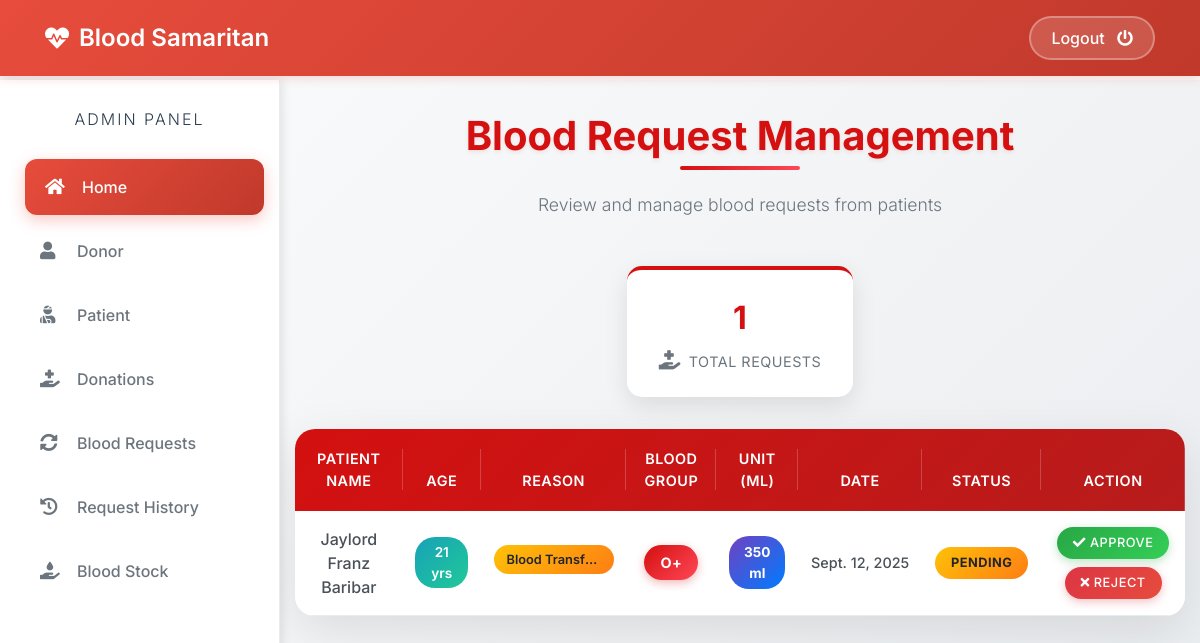
/admin-request (signed in), run on an earlier commit of the app's database.
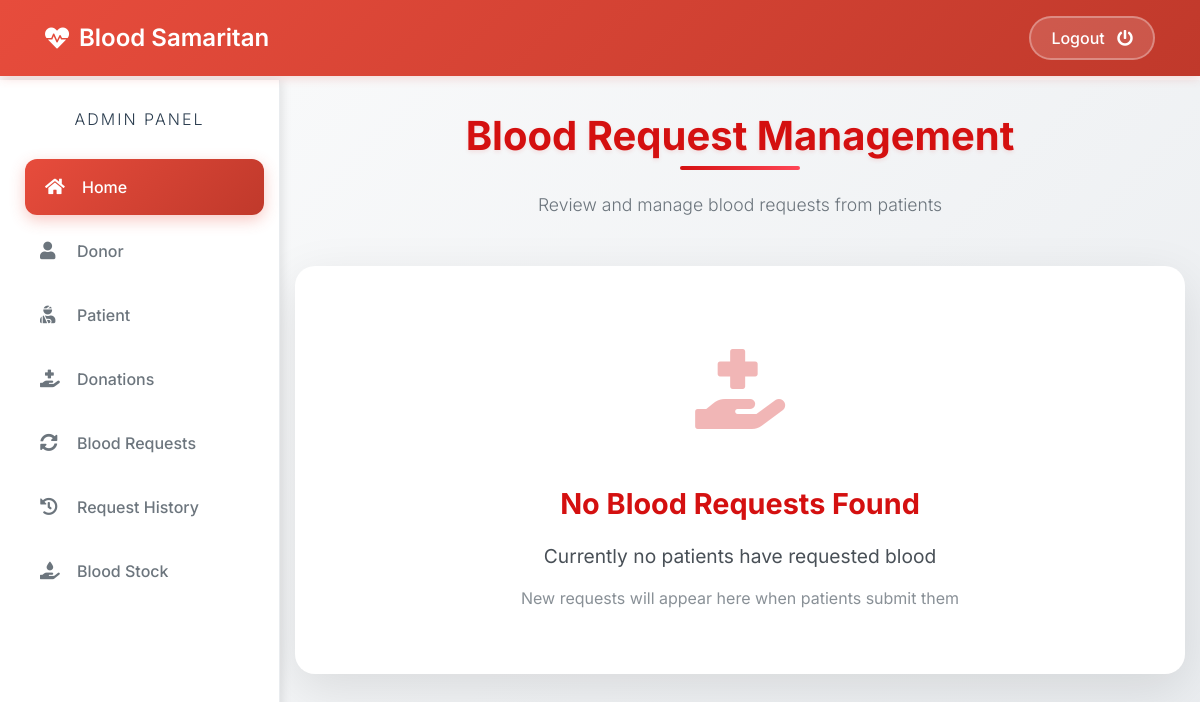
And on a later commit of the database.
### blood/models.py (models this page shows, shortened)
class BloodRequest(models.Model):
    request_by_patient=models.ForeignKey(pmodels.Patient,null=True,on_delete=models.CASCADE)
    request_by_donor=models.ForeignKey(dmodels.Donor,null=True,on_delete=models.CASCADE)
    patient_name=models.CharField(max_length=30)
    patient_age=models.PositiveIntegerField()
    reason=models.CharField(max_length=500)
    bloodgroup=models.CharField(max_length=10)
    unit=models.PositiveIntegerField(default=0)
    status=models.CharField(max_length=20,default="Pending")
    date=models.DateField(auto_now=True)

### blood/views.py (the view)
# urls.py: path('admin-request', views.admin_request_view,name='admin-request'),
@login_required(login_url='adminlogin')
def admin_request_view(request):
    requests=models.BloodRequest.objects.all().filter(status='Pending')
    return render(request,'blood/admin_request.html',{'requests':requests})

### templates/blood/admin_request.html (shortened to what the changed rows need)
{% extends 'blood/adminbase.html' %}
{% block content %}
{% load widget_tweaks %}
{%load static%}
<div class="requests-container">
    <div class="container">
        <h1 class="page-title">Blood Request Management</h1>
        {% if requests %}
        <div class="requests-stats">
            <div class="stat-card total">
                <div class="stat-number">{{ requests|length }}</div>
                <div class="stat-label">
                    <i class="fas fa-hand-holding-medical stat-icon"></i>Total Requests
                </div>
            </div>
        </div>
        <div class="table-container">
            <table class="table requests-table">
                <thead>
                    <tr>
                        <th scope="col">Patient Name</th>
                        <th scope="col">Age</th>
                        <th scope="col">Reason</th>
                        <th scope="col">Blood Group</th>
                        <th scope="col">Unit (ml)</th>
                        <th scope="col">Date</th>
                        <th scope="col">Status</th>
                        <th scope="col">Action</th>
                    </tr>
                </thead>
                <tbody>
                    {% for t in requests %}
                    <tr {% if t.status == 'Urgent' %}class="urgent-request"{% endif %}>
                        <td class="patient-name">
                            {{t.patient_name}}
                        </td>
                        <td>
                            <span class="age-badge">{{t.patient_age}} yrs</span>
                        </td>
                        <td>
                            <span class="reason-tag" title="{{t.reason}}">{{t.reason}}</span>
                        </td>
                        <td>
                            <span class="blood-group-badge">{{t.bloodgroup}}</span>
                        </td>
                        <td>
                            <span class="unit-badge">{{t.unit}} ml</span>
                        </td>
                        <td class="date-text">{{t.date}}</td>
                        <td>
                            {% if t.status == 'Pending' or t.status == 'Urgent' %}
                                <span class="status-badge status-pending">{{t.status}}</span>
                            {% elif t.status == 'Approved' %}
                                <span class="status-badge status-approved">{{t.status}}</span>
                            {% else %}
                                <span class="status-badge status-rejected">{{t.status}}</span>
                            {% endif %}
                        </td>
                        <td>
                            {% if t.status == 'Pending' or t.status == 'Urgent' %}
                            <div class="action-buttons">
                                <a href="{% url 'update-approve-status' t.id %}" class="btn-approve">
                                    <i class="fa fa-check"></i> Approve
                                </a>
                                <a href="{% url 'update-reject-status' t.id %}" class="btn-reject">
                                    <i class="fa fa-times"></i> Reject
                                </a>
                            </div>
                            {% elif t.status == 'Approved' %}
                            <span class="status-badge status-approved">
                                <i class="fas fa-check-circle"></i> Processed
                            </span>
                            {% else %}
                            <span class="status-badge status-rejected">
                                <i class="fas fa-times-circle"></i> Declined
                            </span>
                            {% endif %}
                        </td>
                    </tr>
                    {% endfor %}
                </tbody>
            </table>
        </div>
        {% else %}
        <div class="empty-state">
            <div class="empty-state-icon">
                <i class="fas fa-hand-holding-medical"></i>
            </div>
            <div class="empty-state-title">No Blood Requests Found</div>
            <div class="empty-state-text">Currently no patients have requested blood</div>
            <div class="empty-state-subtext">New requests will appear here when patients submit them</div>
        </div>
        {% endif %}
    </div>
</div>
{% endblock content %}

What changed in the data, as far as the page shows it:
no longer on this page (row edited): BloodRequest: patient_name "Jaylord Franz Baribar", patient_age "21", reason "Blood Transf…", bloodgroup "O+", unit "350", date "Sept. 12, 2025", status "PENDING", shows "APPROVE"
Also different on the page:
{{ requests|length }}: "1" → (not shown)
text no longer shown: "TOTAL REQUESTS PATIENT NAME AGE REASON BLOOD GROUP UNIT (ML) DATE STATUS ACTION"
text now shown: "No Blood Requests Found Currently no patients have requested blood New requests will appear here when patients submit them"
